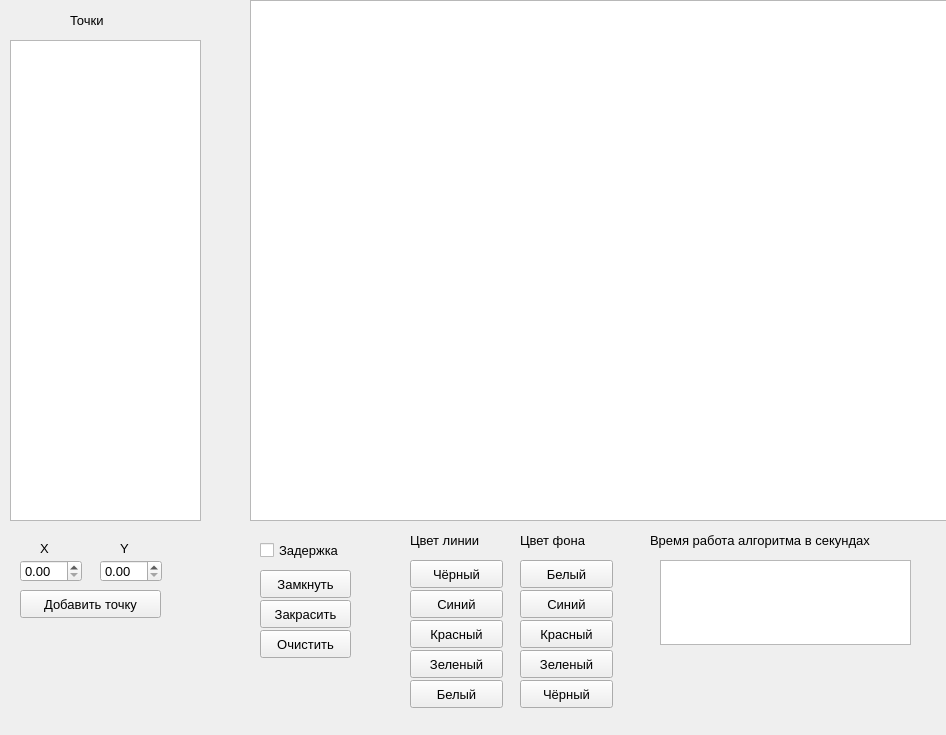
<?xml version="1.0" encoding="UTF-8"?>
<ui version="4.0">
 <class>MainWindow</class>
 <widget class="QMainWindow" name="MainWindow">
  <property name="geometry">
   <rect>
    <x>0</x>
    <y>0</y>
    <width>946</width>
    <height>735</height>
   </rect>
  </property>
  <property name="font">
   <font>
    <pointsize>10</pointsize>
   </font>
  </property>
  <property name="windowTitle">
   <string>MainWindow</string>
  </property>
  <widget class="QWidget" name="centralwidget">
   <widget class="QGraphicsView" name="graphicsView">
    <property name="geometry">
     <rect>
      <x>250</x>
      <y>0</y>
      <width>711</width>
      <height>521</height>
     </rect>
    </property>
   </widget>
   <widget class="QLabel" name="label">
    <property name="geometry">
     <rect>
      <x>40</x>
      <y>540</y>
      <width>16</width>
      <height>16</height>
     </rect>
    </property>
    <property name="text">
     <string>X</string>
    </property>
   </widget>
   <widget class="QLabel" name="label_2">
    <property name="geometry">
     <rect>
      <x>120</x>
      <y>540</y>
      <width>16</width>
      <height>16</height>
     </rect>
    </property>
    <property name="text">
     <string>Y</string>
    </property>
   </widget>
   <widget class="QDoubleSpinBox" name="x_point_box">
    <property name="geometry">
     <rect>
      <x>20</x>
      <y>560</y>
      <width>62</width>
      <height>22</height>
     </rect>
    </property>
    <property name="maximum">
     <double>1000.000000000000000</double>
    </property>
   </widget>
   <widget class="QDoubleSpinBox" name="y_point_box">
    <property name="geometry">
     <rect>
      <x>100</x>
      <y>560</y>
      <width>62</width>
      <height>22</height>
     </rect>
    </property>
    <property name="maximum">
     <double>1000.000000000000000</double>
    </property>
   </widget>
   <widget class="QPushButton" name="add_point_btn">
    <property name="geometry">
     <rect>
      <x>20</x>
      <y>590</y>
      <width>141</width>
      <height>28</height>
     </rect>
    </property>
    <property name="text">
     <string>Добавить точку</string>
    </property>
   </widget>
   <widget class="QCheckBox" name="delay">
    <property name="geometry">
     <rect>
      <x>260</x>
      <y>540</y>
      <width>101</width>
      <height>20</height>
     </rect>
    </property>
    <property name="text">
     <string>Задержка</string>
    </property>
   </widget>
   <widget class="QPushButton" name="fill_btn">
    <property name="geometry">
     <rect>
      <x>260</x>
      <y>600</y>
      <width>91</width>
      <height>28</height>
     </rect>
    </property>
    <property name="text">
     <string>Закрасить</string>
    </property>
   </widget>
   <widget class="QPushButton" name="end_btn">
    <property name="geometry">
     <rect>
      <x>260</x>
      <y>570</y>
      <width>91</width>
      <height>28</height>
     </rect>
    </property>
    <property name="text">
     <string>Замкнуть</string>
    </property>
   </widget>
   <widget class="QPushButton" name="clear_btn">
    <property name="geometry">
     <rect>
      <x>260</x>
      <y>630</y>
      <width>91</width>
      <height>28</height>
     </rect>
    </property>
    <property name="text">
     <string>Очистить</string>
    </property>
   </widget>
   <widget class="QLabel" name="label_7">
    <property name="geometry">
     <rect>
      <x>410</x>
      <y>530</y>
      <width>91</width>
      <height>21</height>
     </rect>
    </property>
    <property name="text">
     <string>Цвет линии</string>
    </property>
   </widget>
   <widget class="QPushButton" name="make_line_black">
    <property name="geometry">
     <rect>
      <x>410</x>
      <y>560</y>
      <width>93</width>
      <height>28</height>
     </rect>
    </property>
    <property name="text">
     <string>Чёрный</string>
    </property>
   </widget>
   <widget class="QPushButton" name="make_line_red">
    <property name="geometry">
     <rect>
      <x>410</x>
      <y>620</y>
      <width>93</width>
      <height>28</height>
     </rect>
    </property>
    <property name="text">
     <string>Красный</string>
    </property>
   </widget>
   <widget class="QPushButton" name="make_line_blue">
    <property name="geometry">
     <rect>
      <x>410</x>
      <y>590</y>
      <width>93</width>
      <height>28</height>
     </rect>
    </property>
    <property name="text">
     <string>Синий</string>
    </property>
   </widget>
   <widget class="QPushButton" name="make_bg_white">
    <property name="geometry">
     <rect>
      <x>520</x>
      <y>560</y>
      <width>93</width>
      <height>28</height>
     </rect>
    </property>
    <property name="text">
     <string>Белый</string>
    </property>
   </widget>
   <widget class="QPushButton" name="make_bg_blue">
    <property name="geometry">
     <rect>
      <x>520</x>
      <y>590</y>
      <width>93</width>
      <height>28</height>
     </rect>
    </property>
    <property name="text">
     <string>Синий</string>
    </property>
   </widget>
   <widget class="QPushButton" name="make_line_green">
    <property name="geometry">
     <rect>
      <x>410</x>
      <y>650</y>
      <width>93</width>
      <height>28</height>
     </rect>
    </property>
    <property name="text">
     <string>Зеленый</string>
    </property>
   </widget>
   <widget class="QPushButton" name="make_line_white">
    <property name="geometry">
     <rect>
      <x>410</x>
      <y>680</y>
      <width>93</width>
      <height>28</height>
     </rect>
    </property>
    <property name="text">
     <string>Белый</string>
    </property>
   </widget>
   <widget class="QPushButton" name="make_bg_black">
    <property name="geometry">
     <rect>
      <x>520</x>
      <y>680</y>
      <width>93</width>
      <height>28</height>
     </rect>
    </property>
    <property name="text">
     <string>Чёрный</string>
    </property>
   </widget>
   <widget class="QPushButton" name="make_bg_red">
    <property name="geometry">
     <rect>
      <x>520</x>
      <y>620</y>
      <width>93</width>
      <height>28</height>
     </rect>
    </property>
    <property name="text">
     <string>Красный</string>
    </property>
   </widget>
   <widget class="QLabel" name="label_8">
    <property name="geometry">
     <rect>
      <x>520</x>
      <y>530</y>
      <width>91</width>
      <height>21</height>
     </rect>
    </property>
    <property name="text">
     <string>Цвет фона</string>
    </property>
   </widget>
   <widget class="QPushButton" name="make_bg_green">
    <property name="geometry">
     <rect>
      <x>520</x>
      <y>650</y>
      <width>93</width>
      <height>28</height>
     </rect>
    </property>
    <property name="text">
     <string>Зеленый</string>
    </property>
   </widget>
   <widget class="QLabel" name="label_3">
    <property name="geometry">
     <rect>
      <x>70</x>
      <y>10</y>
      <width>51</width>
      <height>20</height>
     </rect>
    </property>
    <property name="text">
     <string>Точки</string>
    </property>
   </widget>
   <widget class="QTextEdit" name="points_table">
    <property name="geometry">
     <rect>
      <x>10</x>
      <y>40</y>
      <width>191</width>
      <height>481</height>
     </rect>
    </property>
   </widget>
   <widget class="QLabel" name="label_9">
    <property name="geometry">
     <rect>
      <x>650</x>
      <y>530</y>
      <width>281</width>
      <height>21</height>
     </rect>
    </property>
    <property name="text">
     <string>Время работа алгоритма в секундах</string>
    </property>
   </widget>
   <widget class="QTextEdit" name="timing_text">
    <property name="geometry">
     <rect>
      <x>660</x>
      <y>560</y>
      <width>251</width>
      <height>85</height>
     </rect>
    </property>
    <property name="font">
     <font>
      <pointsize>20</pointsize>
     </font>
    </property>
   </widget>
  </widget>
 </widget>
 <resources/>
 <connections/>
</ui>
